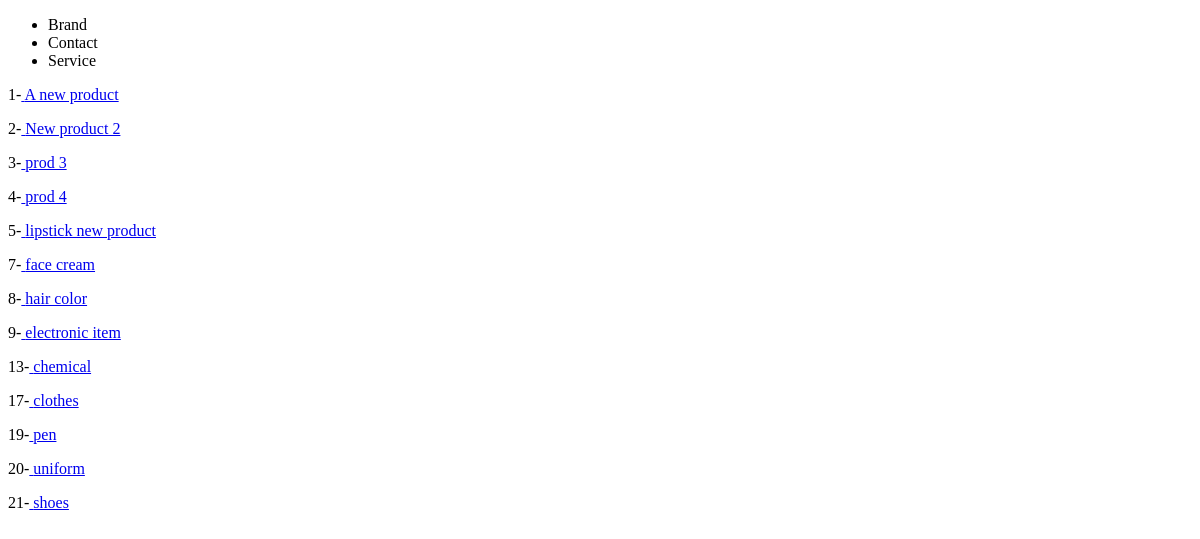
/products/, run on an earlier commit of the app's database.
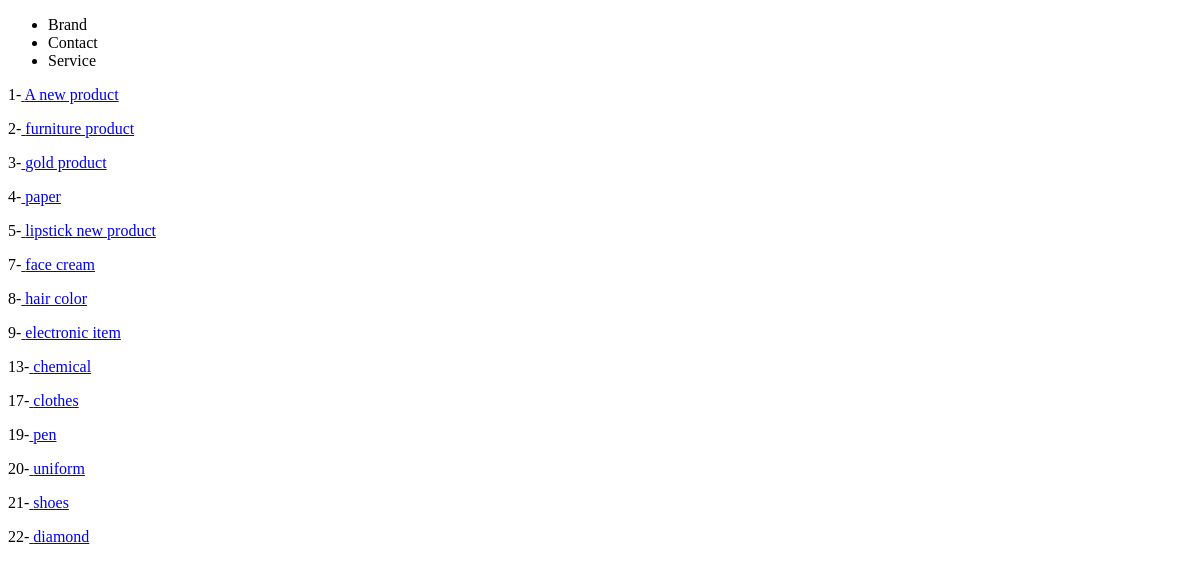
And on a later commit of the database.
### products/models.py (models this page shows)
class Product(models.Model):
    title = models.CharField(max_length=120)
    description = models.TextField(blank=True,null=True)
    price = models.IntegerField()
    summary=models.TextField(blank=False,null=False)
    featured= models.BooleanField(default=False)

### products/views.py (the view)
# urls.py: path('',views.product_list, name='product-list'),
def product_list(request):
    queryset = Product.objects.all()
    context = {
        "object_list": queryset
    }
    return render(request,"products/product_list.html",context)

### products/templates/products/product_list.html (shortened to what this page needs)
{% extends 'base.html' %}
{% block content %}
{% for instance in object_list %}
    <p>{{ instance.id }}-<a href='/products/{{ instance.id }}/' > {{ instance.title }} </a> </p>
{% endfor %}
{% endblock %}

### templates/base.html (shortened to what this page needs)
<!DOCTYPE html>
<html>
    <head>
    </head>
    <body>
        {% include 'navbar.html' %}
        {% block content %}{% endblock %}
    </body>
</html>

### templates/navbar.html
<nav>
    <ul>
        <li>Brand</li>
        <li>Contact</li>
        <li>Service</li>
    </ul>
</nav>

What changed in the data, as far as the page shows it:
changed Product id 2: title "New product 2" → "furniture product"
changed Product id 3: title "prod 3" → "gold product"
changed Product id 4: title "prod 4" → "paper"
added Product: id "22", title "diamond"
